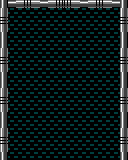

This is a level from a 2D game, rendered from its Tiled map with the project's own tilesets. A one-line summary and the complete map file follow:
An orthogonal 16x20 tile map with 8x8 px tiles, 3 tile layers (Background, Frame, Bricks), 3 tilesets.

<map version="1.4" tiledversion="1.4.2" orientation="orthogonal" renderorder="right-down" width="16" height="20" tilewidth="8" tileheight="8" infinite="0" nextlayerid="4" nextobjectid="1">
 <tileset firstgid="1" name="Patterns" tilewidth="8" tileheight="8" tilecount="25" columns="5">
  <image source="patterns.png" trans="ffffff" width="40" height="40" />
 </tileset>
 <tileset firstgid="26" name="Frame" tilewidth="8" tileheight="8" tilecount="6" columns="3">
  <image source="frame.png" width="24" height="16" />
 </tileset>
 <tileset firstgid="32" name="Bricks" tilewidth="16" tileheight="8" tilecount="10" columns="1">
  <image source="bricks.png" width="16" height="80" />
 </tileset>
 <layer id="1" name="Background" width="16" height="20">
  <data encoding="csv">
0,0,0,0,0,0,0,0,0,0,0,0,0,0,0,0,
0,5,5,5,5,5,5,5,5,5,5,5,5,5,5,0,
0,5,5,5,5,5,5,5,5,5,5,5,5,5,5,0,
0,5,5,5,5,5,5,5,5,5,5,5,5,5,5,0,
0,5,5,5,5,5,5,5,5,5,5,5,5,5,5,0,
0,5,5,5,5,5,5,5,5,5,5,5,5,5,5,0,
0,5,5,5,5,5,5,5,5,5,5,5,5,5,5,0,
0,5,5,5,5,5,5,5,5,5,5,5,5,5,5,0,
0,5,5,5,5,5,5,5,5,5,5,5,5,5,5,0,
0,5,5,5,5,5,5,5,5,5,5,5,5,5,5,0,
0,5,5,5,5,5,5,5,5,5,5,5,5,5,5,0,
0,5,5,5,5,5,5,5,5,5,5,5,5,5,5,0,
0,5,5,5,5,5,5,5,5,5,5,5,5,5,5,0,
0,5,5,5,5,5,5,5,5,5,5,5,5,5,5,0,
0,5,5,5,5,5,5,5,5,5,5,5,5,5,5,0,
0,5,5,5,5,5,5,5,5,5,5,5,5,5,5,0,
0,5,5,5,5,5,5,5,5,5,5,5,5,5,5,0,
0,5,5,5,5,5,5,5,5,5,5,5,5,5,5,0,
0,5,5,5,5,5,5,5,5,5,5,5,5,5,5,0,
0,5,5,5,5,5,5,5,5,5,5,5,5,5,5,0
</data>
 </layer>
 <layer id="2" name="Frame" width="16" height="20">
  <data encoding="csv">
26,29,30,31,30,29,30,31,31,30,29,30,31,30,29,26,
27,0,0,0,0,0,0,0,0,0,0,0,0,0,0,27,
28,0,0,0,0,0,0,0,0,0,0,0,0,0,0,28,
27,0,0,0,0,0,0,0,0,0,0,0,0,0,0,27,
26,0,0,0,0,0,0,0,0,0,0,0,0,0,0,26,
26,0,0,0,0,0,0,0,0,0,0,0,0,0,0,26,
27,0,0,0,0,0,0,0,0,0,0,0,0,0,0,27,
28,0,0,0,0,0,0,0,0,0,0,0,0,0,0,28,
27,0,0,0,0,0,0,0,0,0,0,0,0,0,0,27,
26,0,0,0,0,0,0,0,0,0,0,0,0,0,0,26,
26,0,0,0,0,0,0,0,0,0,0,0,0,0,0,26,
27,0,0,0,0,0,0,0,0,0,0,0,0,0,0,27,
28,0,0,0,0,0,0,0,0,0,0,0,0,0,0,28,
27,0,0,0,0,0,0,0,0,0,0,0,0,0,0,27,
26,0,0,0,0,0,0,0,0,0,0,0,0,0,0,26,
26,0,0,0,0,0,0,0,0,0,0,0,0,0,0,26,
27,0,0,0,0,0,0,0,0,0,0,0,0,0,0,27,
28,0,0,0,0,0,0,0,0,0,0,0,0,0,0,28,
27,0,0,0,0,0,0,0,0,0,0,0,0,0,0,27,
26,0,0,0,0,0,0,0,0,0,0,0,0,0,0,26
</data>
 </layer>
 <layer id="3" name="Bricks" width="16" height="20">
  <data encoding="csv">
0,0,0,0,0,0,0,0,0,0,0,0,0,0,0,0,
0,0,0,0,0,0,0,0,0,0,0,0,0,0,0,0,
0,0,0,0,0,0,0,0,0,0,0,0,0,0,0,0,
0,0,0,0,0,0,0,0,0,0,0,0,0,0,0,0,
0,0,0,0,0,0,0,0,0,0,0,0,0,0,0,0,
0,0,0,0,0,0,0,0,0,0,0,0,0,0,0,0,
0,0,0,0,0,0,0,0,0,0,0,0,0,0,0,0,
0,0,0,0,0,0,0,0,0,0,0,0,0,0,0,0,
0,0,0,0,0,0,0,0,0,0,0,0,0,0,0,0,
0,0,0,0,0,0,0,0,0,0,0,0,0,0,0,0,
0,0,0,0,0,0,0,0,0,0,0,0,0,0,0,0,
0,0,0,0,0,0,0,0,0,0,0,0,0,0,0,0,
0,0,0,0,0,0,0,0,0,0,0,0,0,0,0,0,
0,0,0,0,0,0,0,0,0,0,0,0,0,0,0,0,
0,0,0,0,0,0,0,0,0,0,0,0,0,0,0,0,
0,0,0,0,0,0,0,0,0,0,0,0,0,0,0,0,
0,0,0,0,0,0,0,0,0,0,0,0,0,0,0,0,
0,0,0,0,0,0,0,0,0,0,0,0,0,0,0,0,
0,0,0,0,0,0,0,0,0,0,0,0,0,0,0,0,
0,0,0,0,0,0,0,0,0,0,0,0,0,0,0,0
</data>
 </layer>
</map>
